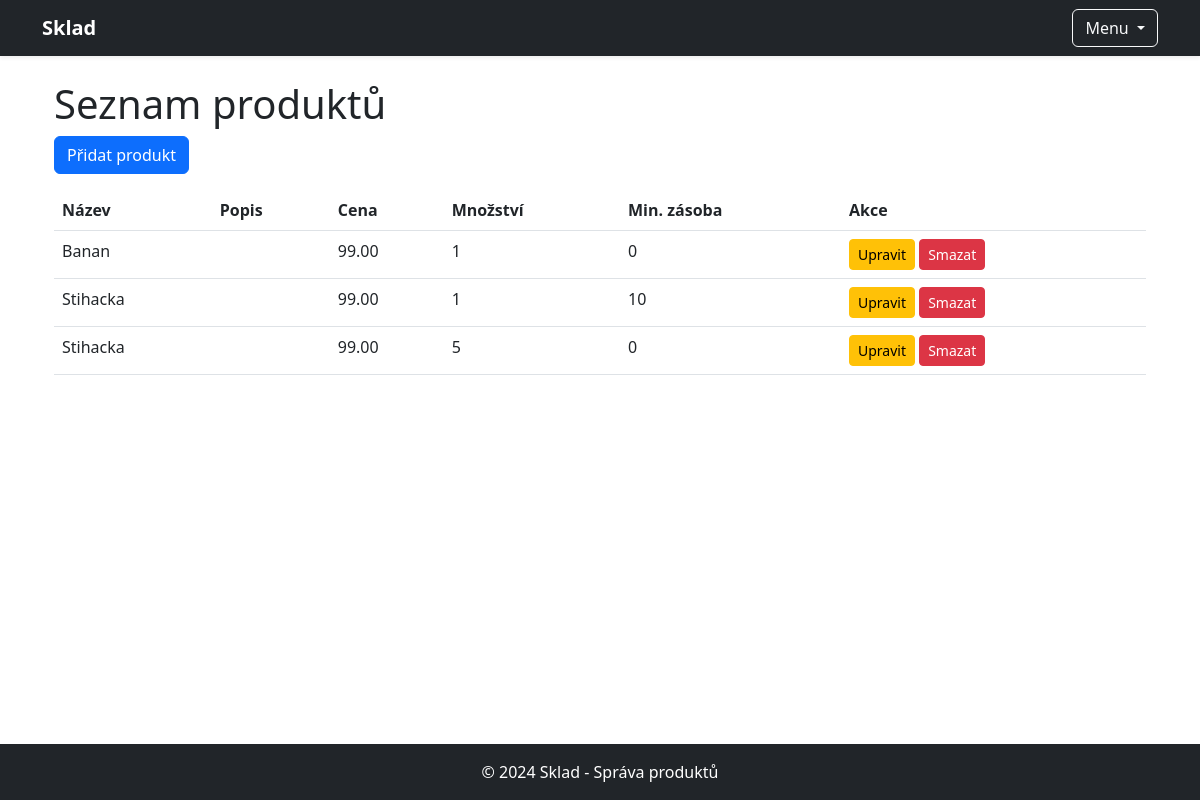
Before: /produkty/ with the older database file.
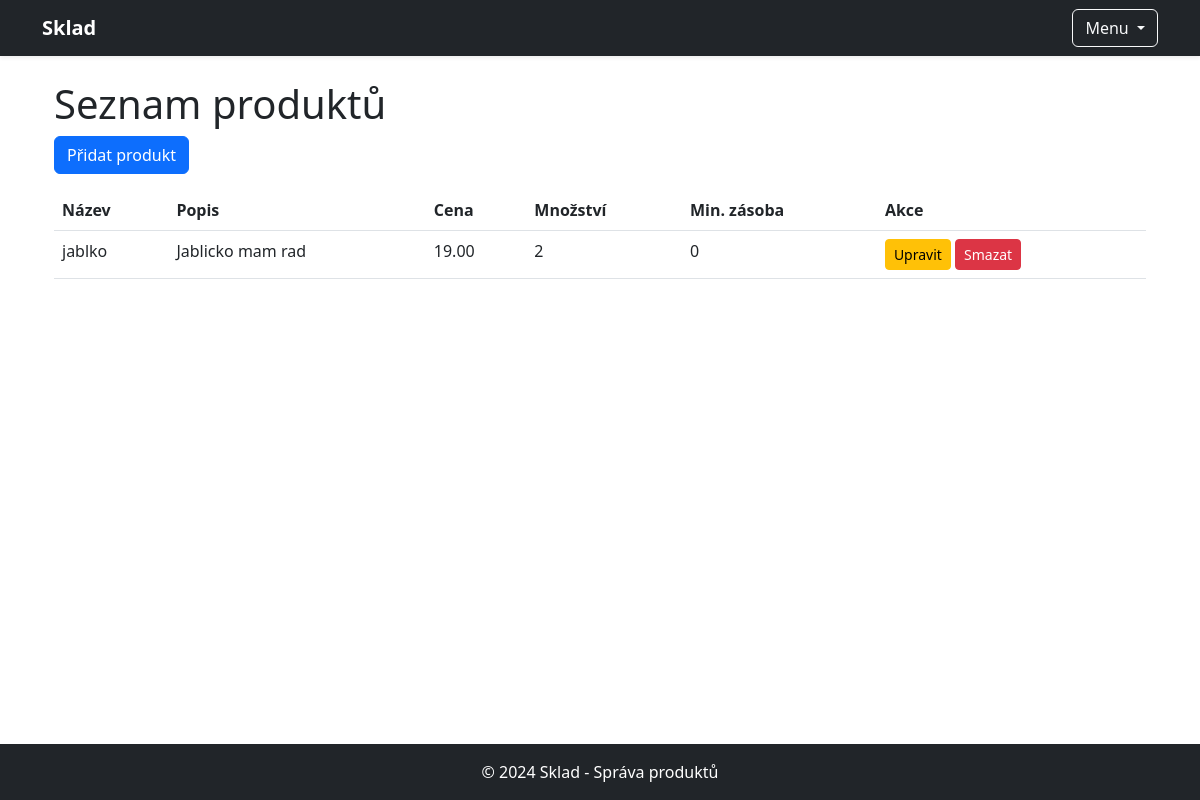
After: the same page with the newer database file.
### sklad/models.py (models this page shows, shortened)
class Produkt(models.Model):
    nazev = models.CharField(max_length=200)
    popis = models.TextField(blank=True)
    cena = models.DecimalField(max_digits=10, decimal_places=2)
    mnozstvi = models.PositiveIntegerField()
    min_zasoba = models.PositiveIntegerField(default=0)
    uzivatel = models.ForeignKey(User, on_delete=models.SET_NULL, null=True, blank=True)  # Cizí klíč na uživatele

### sklad/views.py (the view)
# urls.py: path('produkty/', views.produkty, name='produkty'),
def produkty(request):
    produkty = Produkt.objects.all()
    return render(request, 'sklad/produkty.html', {'produkty': produkty})

### sklad/templates/sklad/produkty.html
{% extends 'sklad/base.html' %}
{% block content %}
<div class="container">
    <h1>Seznam produktů</h1>
    <a href="{% url 'pridat_produkty' %}" class="btn btn-primary mb-3">Přidat produkt</a>
    <table class="table">
        <thead>
        <tr>
            <th>Název</th>
            <th>Popis</th>
            <th>Cena</th>
            <th>Množství</th>
            <th>Min. zásoba</th>
            <th>Akce</th>
        </tr>
        </thead>
        <tbody>
        {% for produkt in produkty %}
        <tr>
            <td>{{ produkt.nazev }}</td>
            <td>{{ produkt.popis }}</td>
            <td>{{ produkt.cena }}</td>
            <td>{{ produkt.mnozstvi }}</td>
            <td>{{ produkt.min_zasoba }}</td>
            <td>
                <a href="{% url 'upravit_produkt' produkt.id %}" class="btn btn-warning btn-sm">Upravit</a>
                <a href="{% url 'smazat_produkt' produkt.id %}" class="btn btn-danger btn-sm">Smazat</a>
            </td>
        </tr>
        {% endfor %}
        </tbody>
    </table>
</div>
{% endblock %}

Changed rows visible on the page:
removed Produkt: nazev "Banan", cena "99.00", mnozstvi "1", min_zasoba "0"
removed Produkt: nazev "Stihacka", cena "99.00", mnozstvi "1", min_zasoba "10"
removed Produkt: nazev "Stihacka", cena "99.00", mnozstvi "5", min_zasoba "0"
added Produkt: nazev "jablko", popis "Jablicko mam rad", cena "19.00", mnozstvi "2", min_zasoba "0"
